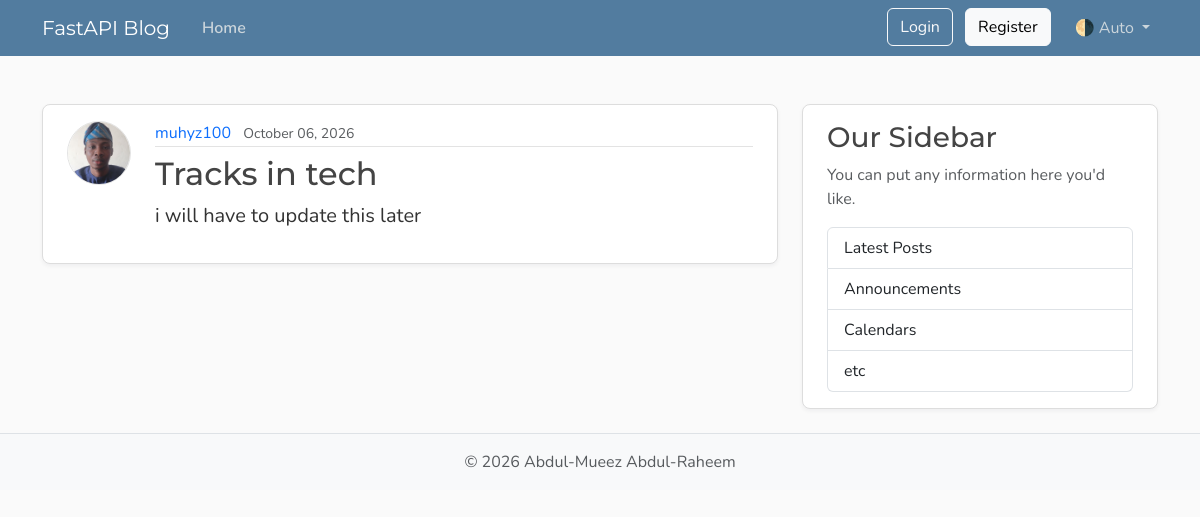
/posts/1, run on the app's committed database.
### model.py (models this page shows, shortened)
class User(Base):
    __tablename__ = "users"
    id: Mapped[int] = mapped_column(Integer, primary_key=True, index=True)
    username: Mapped[str] = mapped_column(String(50), unique=True, nullable=False)
    email: Mapped[str] = mapped_column(String(120), unique=True, nullable=False)
    password_hash: Mapped[str] = mapped_column(String(200), nullable=False)
    image_file: Mapped[str | None] = mapped_column(
        String(200),
        nullable=True,
        default=None,
    )
    posts: Mapped[list[Post]] = relationship(back_populates="author", cascade="all, delete-orphan")

class Post(Base):
    __tablename__ = "posts"
    id: Mapped[int] = mapped_column(Integer, primary_key=True, index=True)
    title: Mapped[str] = mapped_column(String(100), nullable=False)
    content: Mapped[str] = mapped_column(Text, nullable=False)
    user_id: Mapped[int] = mapped_column(
        ForeignKey("users.id"),
        nullable=False,
        index=True,
    )
    date_posted: Mapped[datetime] = mapped_column(
        DateTime(timezone=True),
        default=lambda: datetime.now(UTC),
    )
    author: Mapped[User] = relationship(back_populates="posts")

### main.py (the view)
@app.get("/posts/{post_id}", include_in_schema=False)
async def post_page(request: Request, post_id: int, db: Annotated[AsyncSession, Depends(get_db)]):
    result = await db.execute(
        select(model.Post).options(selectinload(model.Post.author)).where(model.Post.id == post_id)
    )
    post = result.scalars().first()
    if post:
        title = post.title[:50]
        return templates.TemplateResponse(
            request,
            "post.html",
            {"post": post, "title": title},
        )
    raise HTTPException(status_code=status.HTTP_404_NOT_FOUND, detail="Post not found")

### templates/post.html (shortened to what this page needs)
{% extends "layout.html" %}
{% block content %}
  <article class="content-section py-3 px-4 mb-4">
    <div class="d-flex align-items-start gap-4">
      <img class="rounded-circle article-img flex-shrink-0"
           src="{{ post.author.image_path}}"
           alt="{{ post.author.username}}'s profile picture"
           width="64"
           height="64"
           loading="lazy">
      <div class="flex-grow-1">
        <div class="article-metadata mb-2">
          <a class="me-2" href="{{ url_for("user_posts", user_id=post.author.id) }}">{{ post.author.username }}</a>
          <small class="text-body-secondary">{{ post.date_posted.strftime("%B %d, %Y")}}</small>
        </div>
        <h2 class="article-title">{{ post.title }}</h2>
        <p class="article-content">{{ post.content }}</p>
      </div>
    </div>
  </article>
{% endblock content %}

### static/css/main.css (style rules this page uses)
:root { --font-heading: "Montserrat", system-ui, -apple-system, BlinkMacSystemFont, sans-serif; --font-body: "Nunito", system-ui, -apple-system, BlinkMacSystemFont, sans-serif; --color-bg-body: #fafafa; --color-bg-content: #ffffff; --color-text-primary: #333333; --color-text-heading: #444444; --color-steel: #527c9f; --color-nav-link: #cbd5db; --color-nav-link-hover: #ffffff; --color-link-hover: #428bca; --color-border: #dddddd; --color-border-light: #e3e3e3; --spacing-xl: 5rem; --article-img-size: 4rem; --account-img-size: 7.813rem; }
body { font-family: var(--font-body); background: var(--color-bg-body); color: var(--color-text-primary); }
h1, h2, h3, h4, h5, h6 { font-family: var(--font-heading); color: var(--color-text-heading); }
a { text-decoration: none; }
.content-section { background: var(--color-bg-content); border: 1px solid var(--color-border); border-radius: 0.5rem; box-shadow: 0 2px 4px rgba(15, 23, 42, 0.05); transition: box-shadow 0.15s ease, transform 0.15s ease, border-color 0.15s ease; }
.article-title { color: var(--color-text-heading); transition: color 0.2s ease-in-out; }
.article-content { white-space: pre-line; font-size: 1.25rem; }
.article-img { height: var(--article-img-size); width: var(--article-img-size); flex-shrink: 0; object-fit: cover; border: 1px solid var(--color-border-light); box-shadow: 0 0 0 2px var(--color-bg-content); }
.article-metadata { padding-bottom: 0.063rem; border-bottom: 1px solid var(--color-border-light); }
.article-metadata a { transition: color 0.2s ease-in-out; }

### data on the page
User: author.image_path (picture), author.username "muhyz100"
Post: date_posted "October 06, 2026", title "Tracks in tech", content "i will have to update this later"
